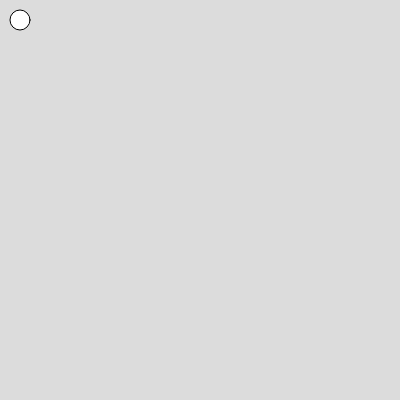
Frame 1 (no input)
Frame 60 (no input): identical to frame 1, image omitted
Frame 120 (the mouse pressed at the canvas centre since frame 60): identical to frame 1, image omitted

The p5.js sketch that drew this single still picture (run headless with seeded random() and noise() and a simulated clock; from frame 60 on, the mouse is pressed at the canvas centre):

// p5.js sketch
// ── sketch.js
function setup() {
  createCanvas(400, 400);
}

function draw() {
  background(220);
  ellipse(20,20,20,20);
}
